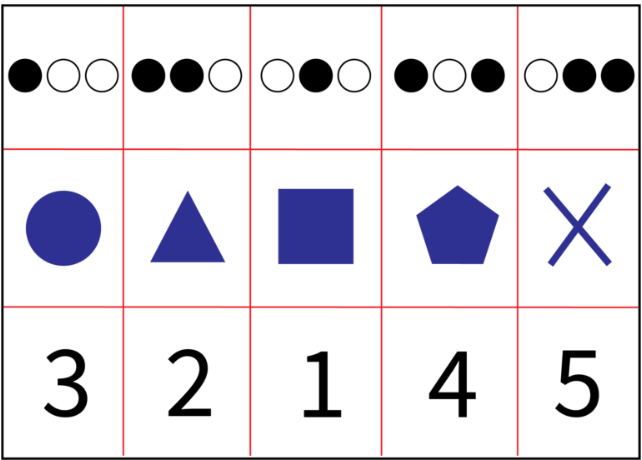
#> input picture Robo_innovator/images/board.png, 642 x 460 px
$ python image_jooning.py
#> lines starting #> are read from the running program, lines starting #| are printed output that depends on the picture; after the words box and inside, x2 and y2 are one past the last pixel; in counts of white or black regions, pixels touching at a corner belong together
import cv2
import numpy as np
import random
import pytesseract

def Area(img,images,theshold_area,minArea_area,maxAera_area):
    # converting image into grayscale image
    gray = cv2.cvtColor(img, cv2.COLOR_BGR2GRAY)
    images[6] = gray
    # setting threshold of gray image
    _, threshold = cv2.threshold(gray, theshold_area, 255, cv2.THRESH_BINARY)
    images[7] = threshold
    # using a findContours() function
    contours, _ = cv2.findContours(
        threshold, cv2.RETR_TREE, cv2.CHAIN_APPROX_SIMPLE)

    i = 0
    # list for storing names of shapes
    for contour in contours:

        # here we are ignoring first counter because
        # findcontour function detects whole image as shape
        if cv2.contourArea(contour) < minArea_area or cv2.contourArea(contour) > maxAera_area:
            continue

        #print(cv2.contourArea(contour))
        # cv2.approxPloyDP() function to approximate the shapes
        approx = cv2.approxPolyDP(
            contour, 0.01 * cv2.arcLength(contour, True), True)

        # using drawContours() function
        cv2.drawContours(img, [contour], 0, (0, 0, 255), 5)
        images[8] = img
        # cv2.imshow('s',img)
        # cv2.waitKey(0)
        area = cv2.contourArea(contour)
        # finding center point of shape
        M = cv2.moments(contour)
        if M['m00'] != 0.0:
            x = int(M['m10']/M['m00'])
            y = int(M['m01']/M['m00'])
        return int(area)
    images[8] = img
    return
    # cv2.drawContours(img, [contour], 0, (0, 0, 255), 5)
    # # cv2.imshow('s',img)
    # images[8] = img
    # return int(random.randint(0,5000))

def text_check(img,images,erodeiter_text,kernelsize_text,threshold_text):
    gray = cv2.cvtColor(img, cv2.COLOR_BGR2GRAY)
    erd = cv2.erode(gray,None,iterations=erodeiter_text)
    images[9] = erd
    gray_blurred = cv2.blur(erd, (kernelsize_text, kernelsize_text))
    images[10] = gray_blurred
    _, threshold = cv2.threshold(gray_blurred, threshold_text, 255, cv2.THRESH_BINARY)
    images[11] = threshold
    text = pytesseract.image_to_string(threshold,lang='eng', config='--psm 6 outputbase digits')
    if len(text) == 0 :
        return 'None'
    if text[0] in 'i]':
        return '1'
    if text[0] == 'A' :
        return '4'
    return text[0]

def segment_image(img):
    height = img.shape[0]
    width = img.shape[1]
    first_row = [img[0:int(height/3), 0:int(width/5) ], img[0:int(height/3), int(width/5):int(width*2/5) ], img[0:int(height/3), int(width*2/5):int(width*3/5) ], img[0:int(height/3), int(width*3/5):int(width*4/5) ], img[0:int(height/3), int(width*4/5):width ]]
    second_row = [img[int(height/3):int(height*2/3), 0:int(width/5) ], img[int(height/3):int(height*2/3), int(width/5):int(width*2/5) ], img[int(height/3):int(height*2/3), int(width*2/5):int(width*3/5) ], img[int(height/3):int(height*2/3), int(width*3/5):int(width*4/5) ], img[int(height/3):int(height*2/3), int(width*4/5):width ]]
    third_row = [img[int(height*2/3):height, 0:int(width/5) ], img[int(height*2/3):height, int(width/5):int(width*2/5) ], img[int(height*2/3):height, int(width*2/5):int(width*3/5) ], img[int(height*2/3):height, int(width*3/5):int(width*4/5) ], img[int(height*2/3):height, int(width*4/5):width ]]
    return first_row, second_row, third_row

def binarycheck(img,images,kernelsize_bin,minraduis_bin,maxraduis_bin):
    # Convert to grayscale.
    binarymapKeys = []
    gray = cv2.cvtColor(img, cv2.COLOR_BGR2GRAY)
    images[3] = gray
    gray_blurred = cv2.blur(gray, (kernelsize_bin, kernelsize_bin))
    images[4] = gray_blurred
    # Blur using 3 * 3 kernel.
    # Apply Hough transform on the blurred image.
    detected_circles = cv2.HoughCircles(gray_blurred,
                    cv2.HOUGH_GRADIENT, 1, 20, param1 = 50,
                param2 = 30, minRadius = minraduis_bin, maxRadius = maxraduis_bin)

    # Draw circles that are detected.
    if detected_circles is not None:

        # Convert the circle parameters a, b and r to integers.
        detected_circles = np.uint16(np.around(detected_circles))

        binarymap = dict()

        for pt in detected_circles[0, :]:
            a, b, r = pt[0], pt[1], pt[2]
            cv2.circle(img,(a,b),r,(255,0,0),2)
            halfr = int(r/2)
            dumimg = img[b-halfr:b+halfr, a-halfr:a+halfr]

            threshold = 0.75 #threshold to determine if circle is white/black
            dumcnt = 0

            for h in range(dumimg.shape[0]):
                for w in range(dumimg.shape[1]):
                    if int(dumimg[h,w][0]) + int(dumimg[h,w][1])+ int(dumimg[h,w][2]) > 500:  #if pixel is white
                        dumcnt+=1
            if dumimg.shape[0]*dumimg.shape[1] == 0 :
                return
            res = float((dumcnt)/(dumimg.shape[0]*dumimg.shape[1]))
            # print(res)
            if res > threshold:
                #if result is higher than threshold , that circle is white
                binarymap[a] = 1
            else:
                binarymap[a] = 0
        images[5] = img
        #create binary number
        binarymapKeys = list(binarymap.keys())
        binarymapKeys.sort()
    images[5] = img

def find_largest_rectangle(image,images,area_largest,epsilon_largest,canny_largest,canny2_largest):

    # Step 1: Read the image and convert it to grayscale
    gray_image = cv2.cvtColor(image, cv2.COLOR_BGR2GRAY)
    images[0] = gray_image
    # Step 2: Apply edge detection (using Canny)
    edges = cv2.Canny(gray_image, canny2_largest,canny_largest, apertureSize=3)
    images[1] = edges
    # Step 3: Find contours in the edge-detected image
    contours, _ = cv2.findContours(edges, cv2.RETR_EXTERNAL, cv2.CHAIN_APPROX_SIMPLE)
    area = 0
    # Step 4: Filter contours based on area and approximate them as polygons
    filtered_contours = []
    for contour in contours:
        area = max(cv2.contourArea(contour),area)
        if area > area_largest:  # Filter based on the contour area (adjust this threshold as needed)
            epsilon = epsilon_largest/100 * cv2.arcLength(contour, True)
            approx = cv2.approxPolyDP(contour, epsilon, True)
            if len(approx) == 4:  # Only consider contours with four vertices (approximating rectangles)
                filtered_contours.append(approx)

    # Step 5: Find the largest rectangle among the filtered contours
    if len(filtered_contours) == 0 :
        return image
    largest_rectangle = max(filtered_contours, key=cv2.contourArea)
    # Step 6: Draw the largest rectangle on a copy of the original image
    image_with_rectangle = image.copy()
    # cv2.drawContours(image, [largest_rectangle], 0, (0, 255, 0), 2)
    x, y, w, h = cv2.boundingRect(largest_rectangle)
    print(area,w*h)
    cv2.rectangle(image,(x,y),(x+w,y+h),(255,0,0),3)
    images[2] = image
    return image[y:y+h, x:x+w]

def classify_shape(image_list):
    image_raw = image_list.copy()
    image_list.sort()
    result = []
    for i in range(5):
        if image_list.index(image_raw[i]) == 0 :
            result.append("X")
        elif image_list.index(image_raw[i]) == 1:
            result.append("Triangle")
        elif image_list.index(image_raw[i]) == 3:
            result.append("Pentagon")
        elif image_list.index(image_raw[i]) == 2:
            result.append("Circle")
        elif image_list.index(image_raw[i]) == 4:
            result.append("Rectangle")
    return (result)

def show_tunning(frame,images,indeximage,area_largest,epsilon_largest,canny_largest,canny2_largest,kernelsize_bin,minraduis_bin,maxraduis_bin,theshold_area,minArea_area,maxAera_area,erodeiter_text,kernelsize_text,threshold_text):
    croped = find_largest_rectangle(frame,images,area_largest,epsilon_largest,canny_largest,canny2_largest)
    first_row, second_row, third_row = segment_image(croped)
    binarycheck(first_row[indeximage],images,kernelsize_bin,minraduis_bin,maxraduis_bin)
    Area(second_row[indeximage],images,theshold_area,minArea_area,maxAera_area)
    text_check(third_row[indeximage],images,erodeiter_text,kernelsize_text,threshold_text)
    num_rows = 4
    num_cols = 3
    image_height = 200
    image_width = 200
    canvas_height = image_height * num_rows
    canvas_width = image_width * num_cols
    canvas = np.zeros((canvas_height, canvas_width, 3), dtype=np.uint8)
    for r in range(num_rows):
        for c in range(num_cols):
            idx = r * num_cols + c
            if idx < len(images):
                resized_image = cv2.resize(images[idx], (image_width, image_height))
                if len(resized_image.shape) == 2 :
                    resized_image = cv2.resize(resized_image, (resized_image.shape[1], resized_image.shape[0])).astype(np.uint8)
                    resized_image = cv2.cvtColor(resized_image, cv2.COLOR_GRAY2BGR)
                canvas[r * image_height : (r + 1) * image_height, c * image_width : (c + 1) * image_width,:] = resized_image
    return canvas
def nothing(x):
    pass
def main():
    cv2.namedWindow('img',cv2.WINDOW_NORMAL)
    cv2.resizeWindow('img',600,600)
    # index images
    cv2.createTrackbar('indeximage', 'img', 0, 4, nothing)

    # largest rectangle
    cv2.createTrackbar('area_largest', 'img', 0, 100000, nothing)
    cv2.createTrackbar('epsilon_largest', 'img', 0, 100, nothing)
    cv2.createTrackbar('canny_largest', 'img', 0, 255,nothing)
    cv2.createTrackbar('canny2_largest', 'img', 0, 255,nothing)

    # tuning binary
    cv2.createTrackbar('kernelsize_bin', 'img', 0, 20, nothing)
    cv2.createTrackbar('minraduis_bin', 'img', 0, 250, nothing)
    cv2.createTrackbar('maxraduis_bin', 'img', 0, 250, nothing)

    # Area
    cv2.createTrackbar('theshold_area', 'img', 0, 255, nothing)
    cv2.createTrackbar('minArea_area', 'img', 0, 20000, nothing)
    cv2.createTrackbar('maxAera_area', 'img', 0, 20000,nothing)

    # iterations teseract
    cv2.createTrackbar('erodeiter_text', 'img', 0, 10, nothing)
    cv2.createTrackbar('kernelsize_text', 'img', 0, 10, nothing)
    cv2.createTrackbar('threshold_text', 'img', 0, 255,nothing)

    # set default values
    cv2.setTrackbarPos('indeximage', 'img', 0)
    cv2.setTrackbarPos('area_largest', 'img', 1000)
    cv2.setTrackbarPos('epsilon_largest', 'img',10)
    cv2.setTrackbarPos('canny_largest', 'img', 150)
    cv2.setTrackbarPos('canny2_largest', 'img', 50)
    cv2.setTrackbarPos('kernelsize_bin', 'img', 2)
    cv2.setTrackbarPos('minraduis_bin', 'img', 1)
    cv2.setTrackbarPos('maxraduis_bin', 'img', 40)
    cv2.setTrackbarPos('theshold_area', 'img', 127)
    cv2.setTrackbarPos('minArea_area', 'img', 500)
    cv2.setTrackbarPos('maxAera_area', 'img', 2000)
    cv2.setTrackbarPos('erodeiter_text', 'img', 1)
    cv2.setTrackbarPos('kernelsize_text', 'img', 5)
    cv2.setTrackbarPos('threshold_text', 'img', 130)

    indeximage = area_largest = epsilon_largest = canny_largest = canny2_largest = 0
    kernelsize_bin = minraduis_bin = maxraduis_bin = theshold_area = 0
    minArea_area = maxAera_area = erodeiter_text = kernelsize_text = threshold_text = 0
    while (1) :
        indeximage = cv2.getTrackbarPos('indeximage','img')
        area_largest = cv2.getTrackbarPos('area_largest', 'img')
        epsilon_largest = cv2.getTrackbarPos('epsilon_largest', 'img')
        canny_largest = cv2.getTrackbarPos('canny_largest', 'img')
        canny2_largest = cv2.getTrackbarPos('canny2_largest', 'img')
        kernelsize_bin = cv2.getTrackbarPos('kernelsize_bin', 'img')
        minraduis_bin = cv2.getTrackbarPos('minraduis_bin', 'img')
        maxraduis_bin = cv2.getTrackbarPos('maxraduis_bin', 'img')
        theshold_area = cv2.getTrackbarPos('theshold_area', 'img')
        minArea_area = cv2.getTrackbarPos('minArea_area', 'img')
        maxAera_area = cv2.getTrackbarPos('maxAera_area', 'img')
        erodeiter_text = cv2.getTrackbarPos('erodeiter_text', 'img')
        kernelsize_text = cv2.getTrackbarPos('kernelsize_text', 'img')
        threshold_text = cv2.getTrackbarPos('threshold_text', 'img')
        image_path = 'images/board.png'
        image = cv2.imread(image_path)
#> image is the input picture: shape (460, 642, 3); mean B, G, R 228.8, 222.6, 225.7
        images = [0]*12
        canvas = show_tunning(image,images,indeximage,area_largest,epsilon_largest,canny_largest,canny2_largest,kernelsize_bin,minraduis_bin,maxraduis_bin,theshold_area,minArea_area,maxAera_area,erodeiter_text,kernelsize_text,threshold_text)
#> in find_largest_rectangle, `edges = cv2.Canny(gray_image, canny2_largest,canny_largest, apertureSi..`:
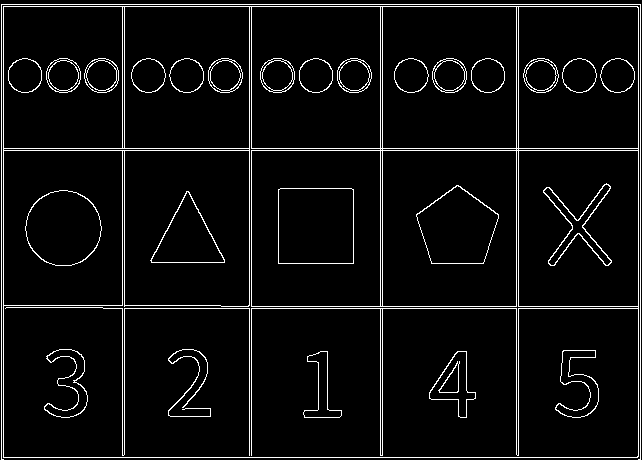
#> edges: shape (460, 642); 5.2% white in thin lines or dots
#> in find_largest_rectangle, `contours, _ = cv2.findContours(edges, cv2.RETR_EXTERNAL, cv2.CHAIN_APP..`: contours = 2 contours, 1 with area under 20; largest, box (x1, y1, x2, y2) and area: (3, 6, 639, 458) 286384
#> the loop in find_largest_rectangle, `for contour in contours:` made 2 passes
#> (area, epsilon, approx) on pass 1: (286384, 217.1, [[3, 6], [3, 457], [638, 456], [637, 6]])
#> (area, epsilon) on pass 2: (286384, 310.4)
#> after the loop in find_largest_rectangle, `for contour in contours:`: filtered_contours = [[[3, 6], [3, 457], [638, 456], [637, 6]]]
#> in find_largest_rectangle, `largest_rectangle = max(filtered_contours, key=cv2.contourArea)`: largest_rectangle = [[3, 6], [3, 457], [638, 456], [637, 6]]
#> in find_largest_rectangle, `x, y, w, h = cv2.boundingRect(largest_rectangle)`: x = 3; y = 6; w = 636; h = 452
#| 286384.0 287472
#> in find_largest_rectangle, `cv2.rectangle(image,(x,y),(x+w,y+h),(255,0,0),3)`: image: shape (460, 642, 3); 3.46% of pixels changed, all inside (x1, y1, x2, y2) = (1, 4, 642, 460)
#> in find_largest_rectangle, `return image[y:y+h, x:x+w]`:
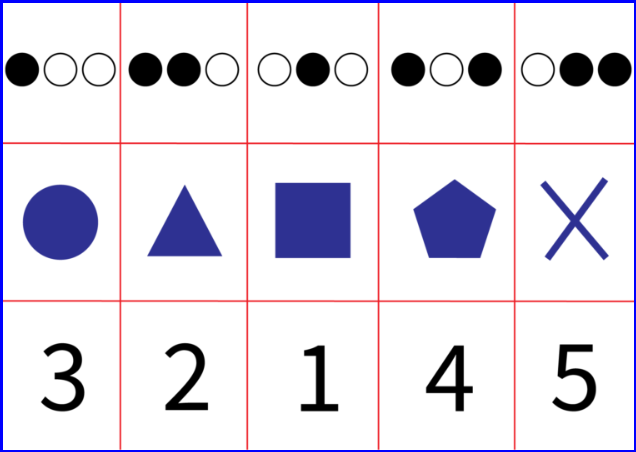
#> returned value: shape (452, 636, 3); mean of channels 0, 1, 2 232.4, 221.2, 224.5; drawn as B, G, R
#> in show_tunning, `first_row, second_row, third_row = segment_image(croped)`: first_row = 5 items
#> in binarycheck, `detected_circles = cv2.HoughCircles(gray_blurred, cv2.HOUGH_GRADIENT, ..`: detected_circles = [[60.5, 69.5, 14.9], [22.5, 69.5, 16.3], [98.5, 69.5, 15.2]]
#> in binarycheck, `detected_circles = np.uint16(np.around(detected_circles))`: detected_circles = [[60, 70, 15], [22, 70, 16], [98, 70, 15]]
#> the loop in binarycheck, `for pt in detected_circles[0, :]:` made 3 passes
#> (pt, a, r, halfr, res) on passes 1 to 3: ([60, 70, 15], 60, 15, 7, 1), ([22, 70, 16], 22, 16, 8, 0), ([98, 70, 15], 98, 15, 7, 1)
#> after the loop in binarycheck, `for pt in detected_circles[0, :]:`:
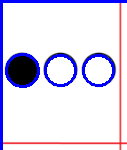
#> img: shape (150, 127, 3); mean of channels 0, 1, 2 239.7, 216.9, 221.5; drawn as B, G, R
#> after the loop in binarycheck, `for pt in detected_circles[0, :]:`: binarymap = {60: 1, 22: 0, 98: 1}
#> in binarycheck, `binarymapKeys = list(binarymap.keys())`: binarymapKeys = [60, 22, 98]
#> in Area, `_, threshold = cv2.threshold(gray, theshold_area, 255, cv2.THRESH_BINA..`:
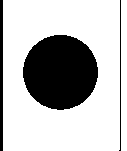
#> threshold: shape (151, 127); 73.9% white; 3 black regions
#> in Area, `contours, _ = cv2.findContours( threshold, cv2.RETR_TREE, cv2.CHAIN_AP..`: contours = 3 contours; box (x1, y1, x2, y2) and area: (3, 0, 120, 151) 17400, (22, 34, 99, 111) 4503, (121, 0, 127, 151) 750
#> the loop in Area, `for contour in contours:` made 1 pass
#> (approx, area, x, y) on pass 1: ([[121, 0], [121, 150], [126, 150], [126, 0]], 750, 123, 75)
#> after the loop in Area, `for contour in contours:`:
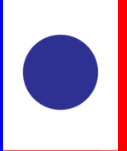
#> img: shape (151, 127, 3); mean of channels 0, 1, 2 210.7, 182.2, 200.5; drawn as B, G, R
#> after the loop in Area, `for contour in contours:`: images = 12 items
#> in text_check, `_, threshold = cv2.threshold(gray_blurred, threshold_text, 255, cv2.TH..`: threshold: shape (151, 127); 87.3% white; 3 black regions (1 under 20 px), largest, box (x1, y1, x2, y2) and area: (40, 41, 85, 111) 1446, (0, 0, 127, 151) 982
#> (the call stopped at in text_check, `text = pytesseract.image_to_string(threshold,lang='eng', config='--psm..`: pytesseract is not available in this run)
#> after the loop in show_tunning, `for r in range(num_rows):`:
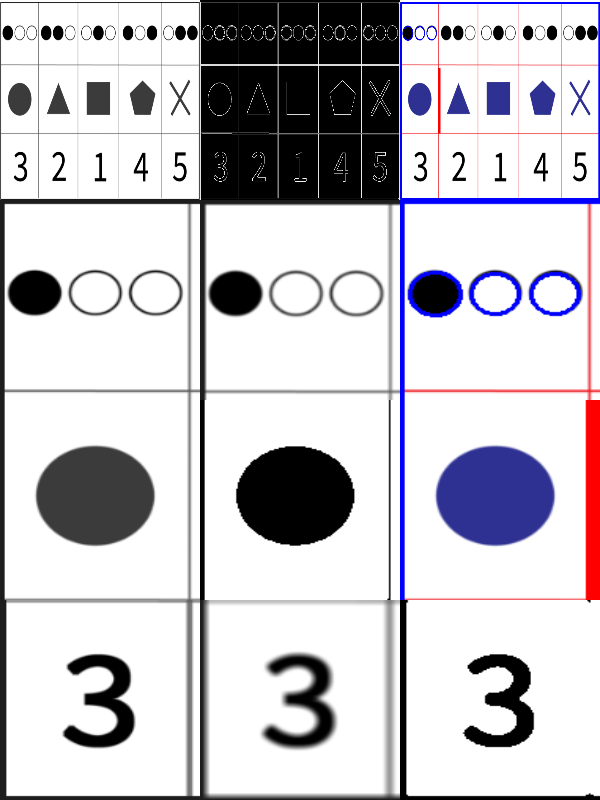
#> canvas: shape (800, 600, 3); mean B, G, R 201.8, 196.2, 198.4
#> after the loop in show_tunning, `for r in range(num_rows):`:
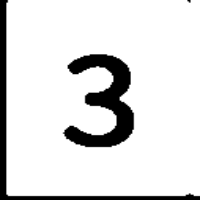
#> resized_image: shape (200, 200, 3); min 0, max 255, mean 222.6
        cv2.imshow('window',canvas)
        # cv2.imshow('img',)
        if cv2.waitKey(1) == ord('q'):
#> (key q is pressed here)
            break
    cv2.destroyAllWindows()
# [6 lines of commented-out code are left out]

if __name__ == '__main__':
    main()
